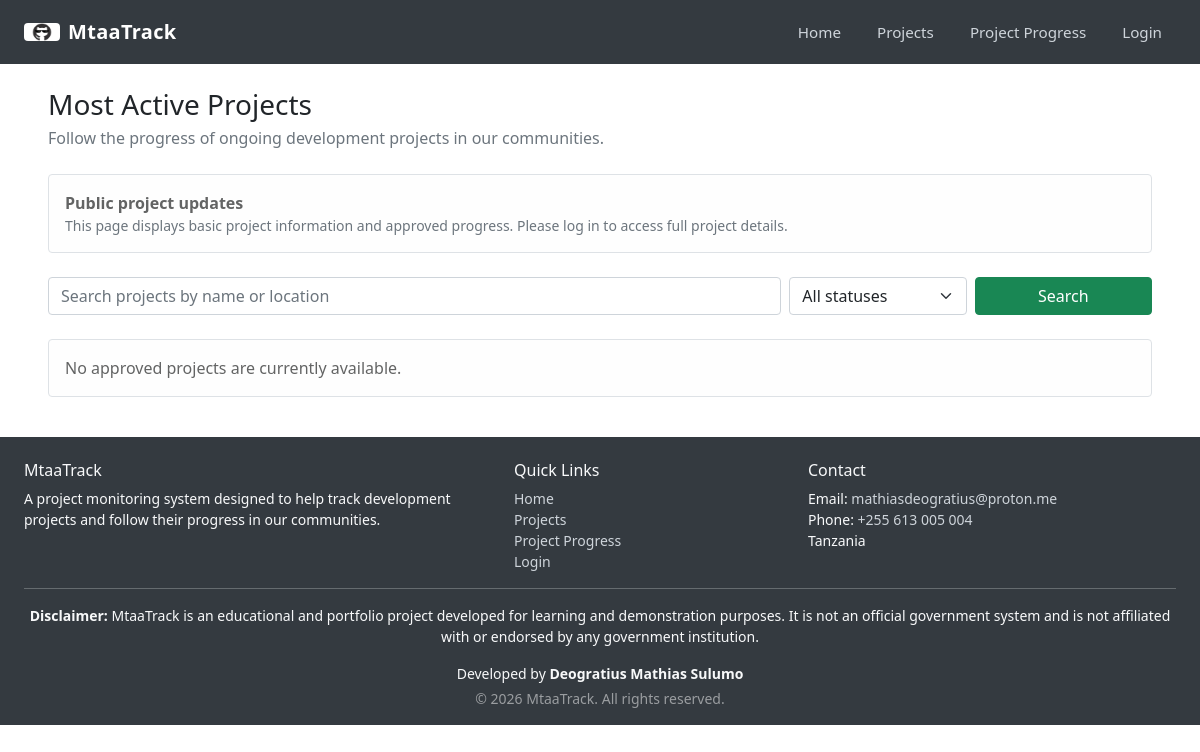
Before: / with the older database file.
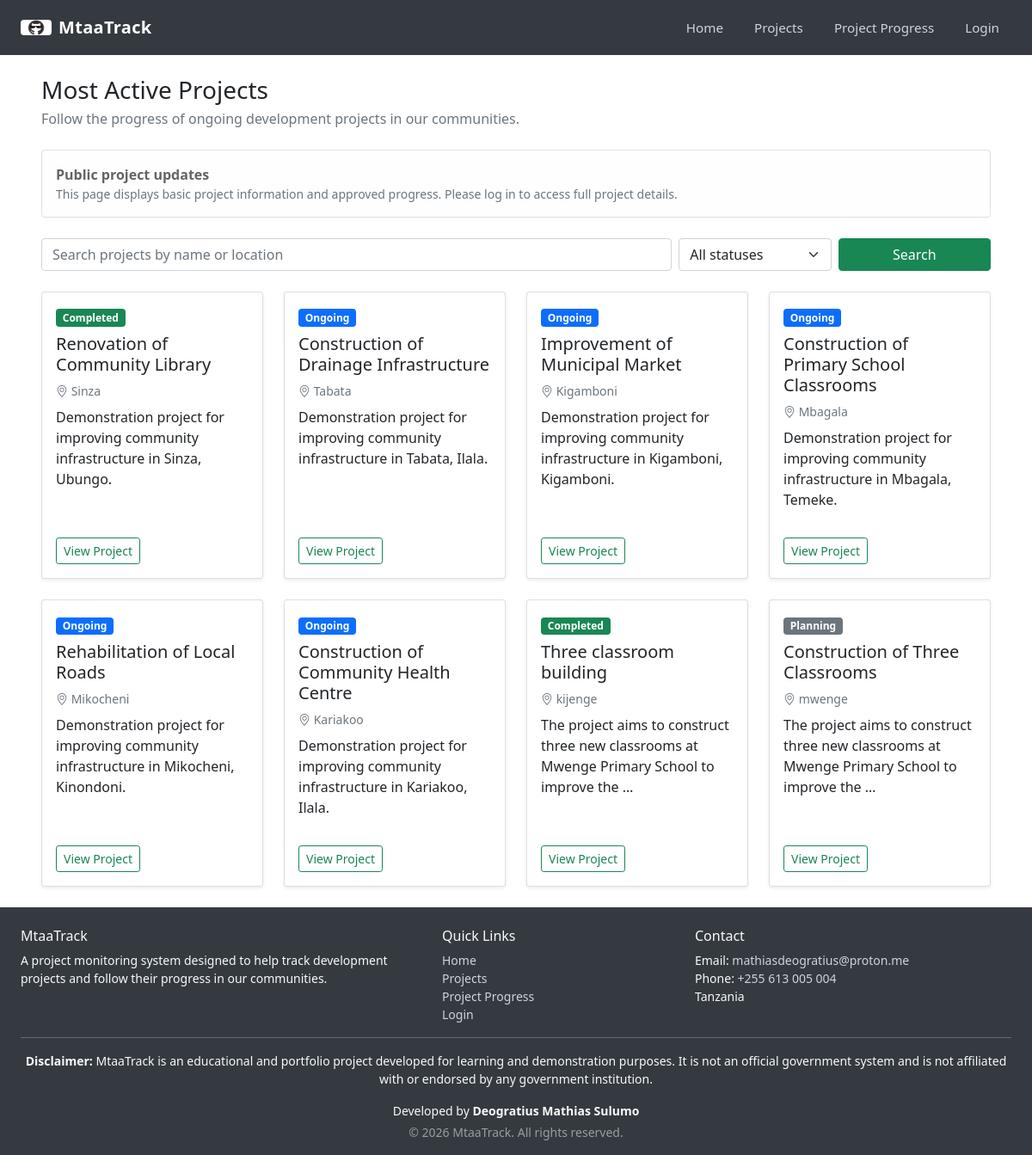
After: the same page with the newer database file.
### apps/projects/models.py (models this page shows, shortened)
class Project(models.Model):
    class Status(models.TextChoices):
        PLANNING="PLANNING", "Planning"
        ONGOING="ONGOING","Ongoing"
        SUSPENDED="SUSPENDED", "Suspended"
        COMPLETED="COMPLETED", "Completed"
    name=models.CharField(max_length=200)
    description=models.TextField()
    budget = models.DecimalField(max_digits=15, decimal_places=2)
    ward=models.ForeignKey(Ward,on_delete=models.PROTECT, related_name="projects")
    start_date=models.DateField()
    expected_end_date=models.DateField()
    status=models.CharField(max_length=20, choices=Status.choices, default=Status.PLANNING)
    created_at=models.DateTimeField(auto_now=True)
    updated_at=models.DateTimeField(auto_now=True)
    is_public = models.BooleanField(default=False)
    created_by = models.ForeignKey(settings.AUTH_USER_MODEL,on_delete=models.PROTECT,related_name="created_projects")

### apps/locations/models.py (models this page shows, shortened)
class Ward(models.Model):
    district = models.ForeignKey(
        District,
        on_delete=models.PROTECT,
        related_name="wards",
        null=True,
        blank=True,
    )
    name = models.CharField(max_length=50, unique=True)
    code = models.CharField(max_length=20, unique=True)
    is_active = models.BooleanField(default=True)

### apps/projects/views.py (the view)
# urls.py: path('', ProjectListView.as_view(),name="index"),
class ProjectListView(ListView):
    model = Project
    template_name = "projects/index.html"
    context_object_name = "projects"
    def get_queryset(self):
        queryset = Project.objects.filter(
            is_public=True
        ).select_related(
            "ward"
        ).distinct().order_by("-created_at")
        search_query = self.request.GET.get("q", "")
        if search_query:
            queryset = queryset.filter(
                Q(name__icontains=search_query) |
                Q(ward__name__icontains=search_query)
            )
        status = self.request.GET.get("status", "")
        if status:
            queryset = queryset.filter(status=status)
        return queryset
    def get_context_data(self, **kwargs):
        context = super().get_context_data(**kwargs)
        context["search_query"] = self.request.GET.get("q", "")
        context["selected_status"] = self.request.GET.get("status", "")
        return context

### templates/projects/index.html (shortened to what this page needs)
{% extends 'base.html' %}
{% block page %}
<div class="container-fluid px-3 px-md-4 px-xl-5 py-4" style="max-width: 1800px;">
    <div class="mb-4">
        <h1 class="h3 mb-1">Most Active Projects</h1>
        <p class="text-muted mb-0">
            Follow the progress of ongoing development projects in our communities.
        </p>
    </div>
    <div class="alert alert-light border mb-4" role="alert">
        <strong>Public project updates</strong>
        <p class="mb-0 small text-muted">
            This page displays basic project information and approved progress.
            Please log in to access full project details.
        </p>
    </div>
    <form method="GET" class="row g-2 mb-4">
        <div class="col-12 col-md-7 col-xl-8">
            <input
                type="search"
                name="q"
                class="form-control"
                placeholder="Search projects by name or location"
                value="{{ search_query }}">
        </div>
        <div class="col-12 col-md-3 col-xl-2">
            <select name="status" class="form-select">
                <option value="">All statuses</option>
            </select>
        </div>
        <div class="col-12 col-md-2">
            <button type="submit" class="btn btn-success w-100">
                Search
            </button>
        </div>
    </form>
    <div class="row g-4 row-cols-1 row-cols-sm-2 row-cols-lg-3 row-cols-xl-4">
        {% for project in projects %}
        <div class="col">
            <div class="card h-100 shadow-sm">
                <div class="card-body d-flex flex-column">
                    <div class="mb-2">
                        <span class="badge mb-2
                            {% if project.status == 'COMPLETED' %}
                                bg-success
                            {% elif project.status == 'ONGOING' %}
                                bg-primary
                            {% elif project.status == 'SUSPENDED' %}
                                bg-danger
                            {% else %}
                                bg-secondary
                            {% endif %}">
                            {{ project.get_status_display }}
                        </span>
                        <h2 class="h5 card-title mb-0">
                            {{ project.name }}
                        </h2>
                    </div>
                    <p class="text-muted small mb-2">
                        <i class="bi bi-geo-alt"></i>
                        {{ project.ward.name }}
                    </p>
                    <p class="card-text">
                        {{ project.description|truncatewords:15 }}
                    </p>
                    <div class="mt-auto pt-3">
                        <a href="{% url 'projects:detail' project.pk %}" class="btn btn-outline-success btn-sm">
                            View Project
                        </a>
                    </div>
                </div>
            </div>
        </div>
        {% empty %}
        <div class="col-12">
            <div class="alert alert-light border">
                No approved projects are currently available.
            </div>
        </div>
        {% endfor %}
    </div>
</div>
{% endblock %}

### templates/base.html (shortened to what this page needs)
{% load static %}
<!doctype html>
<html lang="en">
  <head>
    <link href="https://cdn.jsdelivr.net/npm/bootstrap@5.0.2/dist/css/bootstrap.min.css" rel="stylesheet">
    <link rel="stylesheet" href="https://cdn.jsdelivr.net/npm/bootstrap-icons@1.11.3/font/bootstrap-icons.min.css">
  </head>
  <body>
    {% block nav %}
      {% include "projects/nav.html" %}
    {% endblock %}
    {% block page %}{% endblock %}
    {% block footer %}
      {% include "projects/footer.html" %}
    {% endblock %}
  </body>
</html>

### templates/projects/nav.html (shortened to what this page needs)
{% load static %}
<nav class="navbar navbar-dark mt-nav">
  <div class="container-fluid px-3 px-md-4">
    <a class="navbar-brand d-flex align-items-center mb-0"
       href="{% url 'projects:index' %}">
      <img src="{% static 'images/logo.jpg' %}"
           alt="MtaaTrack logo"
           width="36"
           height="36"
           class="me-2 rounded">
      <strong>MtaaTrack</strong>
    </a>
    <div class="d-flex align-items-center flex-wrap gap-2">
      <a class="nav-link" href="{% url 'projects:index' %}">
        Home
      </a>
      <a class="nav-link" href="#">
        Projects
      </a>
      <a class="nav-link" href="#">
        Project Progress
      </a>
      <a class="nav-link" href="#">
        Login
      </a>
    </div>
  </div>
</nav>

### templates/projects/footer.html (shortened to what this page needs)
<footer class="mt-footer pt-4 pb-3">
  <div class="container-fluid px-3 px-md-4">
    <div class="row g-4">
      <div class="col-12 col-md-5">
        <h2 class="h6">MtaaTrack</h2>
        <p class="small mb-0">
          A project monitoring system designed to help track
          development projects and follow their progress in our communities.
        </p>
      </div>
      <div class="col-12 col-sm-6 col-md-3">
        <h2 class="h6">Quick Links</h2>
        <ul class="list-unstyled small mb-0">
          <li><a href="{% url 'projects:index' %}">Home</a></li>
          <li><a href="#">Projects</a></li>
          <li><a href="#">Project Progress</a></li>
          <li><a href="#">Login</a></li>
        </ul>
      </div>
      <div class="col-12 col-sm-6 col-md-4">
        <h2 class="h6">Contact</h2>
        <ul class="list-unstyled small mb-0">
          <li>Email:
            <a href="mailto:mathiasdeogratius@proton.me">mathiasdeogratius@proton.me</a>
          </li>
          <li>Phone:
            <a href="tel:+255613005004">+255 613 005 004</a>
          </li>
          <li>Tanzania</li>
        </ul>
      </div>
    </div>
    <hr class="my-3 border-light opacity-25">
    <div class="text-center mb-3">
      <p class="small mb-0">
        <strong>Disclaimer:</strong>
        MtaaTrack is an educational and portfolio project developed
        for learning and demonstration purposes. It is not an official
        government system and is not affiliated with or endorsed by
        any government institution.
      </p>
    </div>
    <p class="small text-center mb-1">
      Developed by <strong>Deogratius Mathias Sulumo</strong>
    </p>
    <p class="small text-center mb-0 text-white-50">
      &copy; {% now "Y" %} MtaaTrack. All rights reserved.
    </p>
  </div>
</footer>

### templates/base.html (style rules this page uses)
img, video, iframe { max-width: 100%; height: auto; }

### templates/projects/nav.html (style rules this page uses)
.mt-nav { background-color: #343a40; padding: 12px 0; }
.mt-nav .navbar-brand { color: #fff; font-size: 1.25rem; letter-spacing: 0.3px; }
.mt-nav .nav-link { color: #ced4da; font-size: 0.95rem; padding: 8px 14px; transition: color 0.2s ease; }

### templates/projects/footer.html (style rules this page uses)
.mt-footer { background: #343a40; color: #f8f9fa; }
.mt-footer a { color: #ced4da; text-decoration: none; }
.mt-footer li, .mt-footer p, .mt-footer a { overflow-wrap: anywhere; }

Changed rows visible on the page:
added Project: status "Completed", name "Renovation of Community Library", ward.name "Sinza", description "Demonstration project for improving community infrastructure in Sinza, Ubungo."
added Project: status "Ongoing", name "Construction of Drainage Infrastructure", ward.name "Tabata", description "Demonstration project for improving community infrastructure in Tabata, Ilala."
added Project: status "Ongoing", name "Improvement of Municipal Market", ward.name "Kigamboni", description "Demonstration project for improving community infrastructure in Kigamboni, Kigamboni."
added Project: status "Ongoing", name "Construction of Primary School Classrooms", ward.name "Mbagala", description "Demonstration project for improving community infrastructure in Mbagala, Temeke."
added Project: status "Ongoing", name "Rehabilitation of Local Roads", ward.name "Mikocheni", description "Demonstration project for improving community infrastructure in Mikocheni, Kinondoni."
added Project: status "Ongoing", name "Construction of Community Health Centre", ward.name "Kariakoo", description "Demonstration project for improving community infrastructure in Kariakoo, Ilala."
added Project: status "Completed", name "Three classroom building", ward.name "kijenge", description "The project aims to construct three new classrooms at Mwenge Primary School to improve the …"
now on this page (row edited): Project: status "Planning", name "Construction of Three Classrooms", ward.name "mwenge", description "The project aims to construct three new classrooms at Mwenge Primary School to improve the …"
Other visible differences:
text no longer shown: "No approved projects are currently available."
